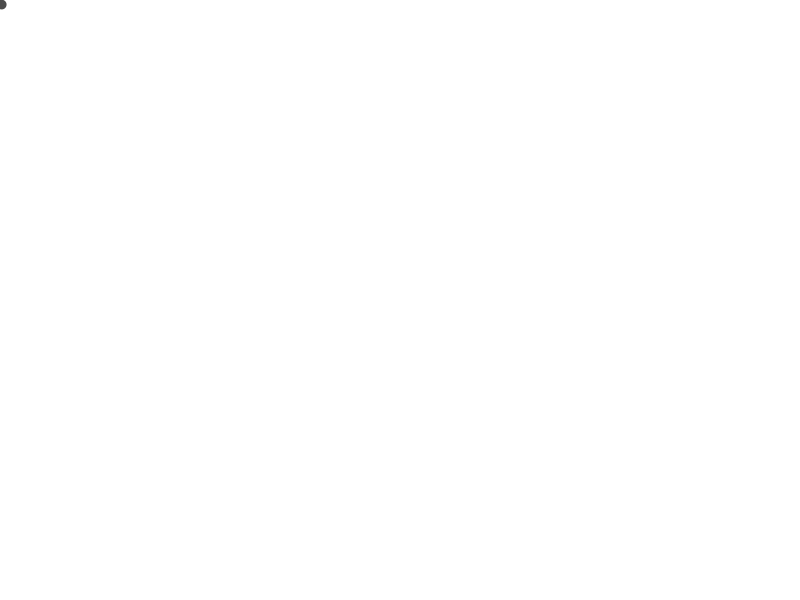
Frame 1 (no input)
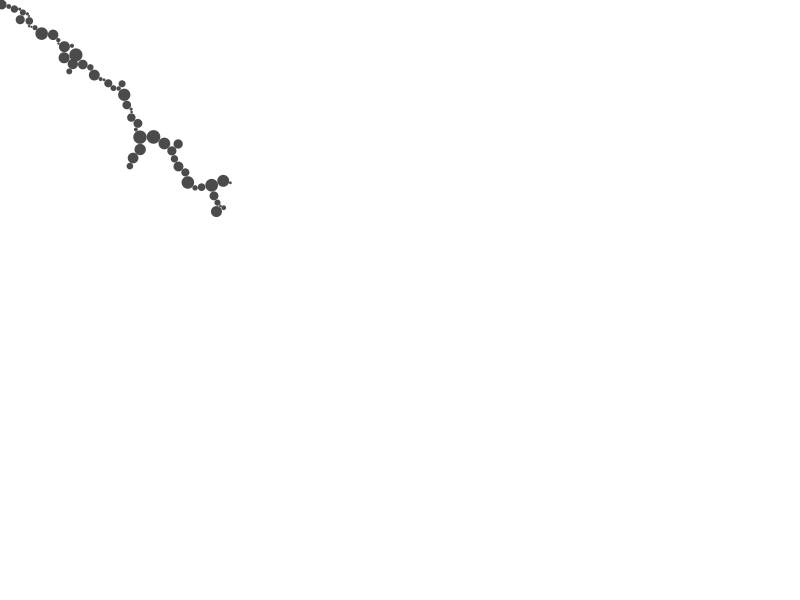
Frame 60 (the mouse pressed at the canvas centre just before this capture)
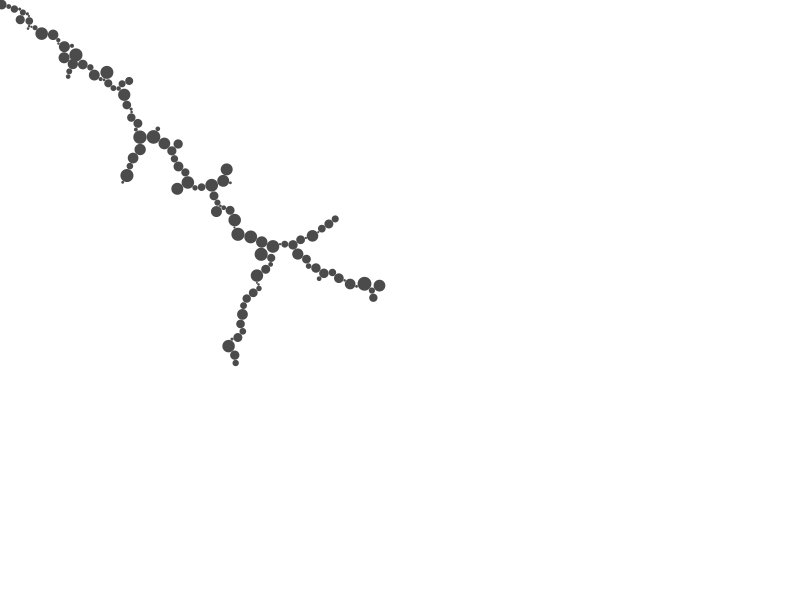
Frame 120 (the mouse held since frame 60 and released just before this capture)

The Processing sketch that drew these frames (run headless with seeded random() and noise(); from frame 60 on, the mouse is pressed at the canvas centre):

// Processing sketch: P_2_2_4_Growth_Structures_from_Agents
// ── P_2_2_4_Growth_Structures_from_Agents.pde
//2.2.4
//Complex shapes are created out of simple propagation patterns
//Draw a circle and position is as close to possible to its nearest neighbour


//Fix RNG seed each time program is executed
int actRandomSeed = 0;


int currentCount = 0; //Current circle being drawn
int maxCount = 1000; //Max no. circles to draw

//Store positions and radii of each circle
float[] x = new float[maxCount];
float[] y = new float[maxCount];
float[] r = new float[maxCount];


void setup(){
 
  //800x600 Window, No Outlining
  size(800,600);
  noStroke(); 

}

void draw(){
  
  //Call background on each frame to clear window - circles are all redrawn each time
  background(255);

  float newR = random(1,7); //Radius of new curcke
  
  //Generate position for new circle, +/- newR to keep circle within window
  float newX = random(0+newR, width-newR);
  float newY = random(0+newR, height-newR);
  
  float closestDist = 10000000;
  int closestIndex = 0;
  
  //Loop through existing circles
  for(int i=0; i < currentCount; i++){
    
    //Find distance between new / old
    float newDist = dist(newX, newY, x[i], y[i]);
    
    //Update closest dist and index
    if(newDist < closestDist){
      closestDist = newDist;
      closestIndex = i;      
    }
  }
  
  //Determine angle to closest neighbour using atan2
  float angle = atan2(newY-y[closestIndex], newX-x[closestIndex]);
  
  //Update points / radius for current circle
  //cosine for horizontal, sine for vertical
  x[currentCount] = x[closestIndex] + cos(angle) * (r[closestIndex] + newR);
  y[currentCount] = y[closestIndex] + sin(angle) * (r[closestIndex] + newR);
  r[currentCount] = newR;
  
  currentCount++;
  
  //Draw circles
  for(int i = 0; i < currentCount; i++){
   fill(75);
   ellipse(x[i],y[i],r[i]*2, r[i]*2);
  }
  
  //Break condition
  if(currentCount >= maxCount)
    noLoop();
  
}
